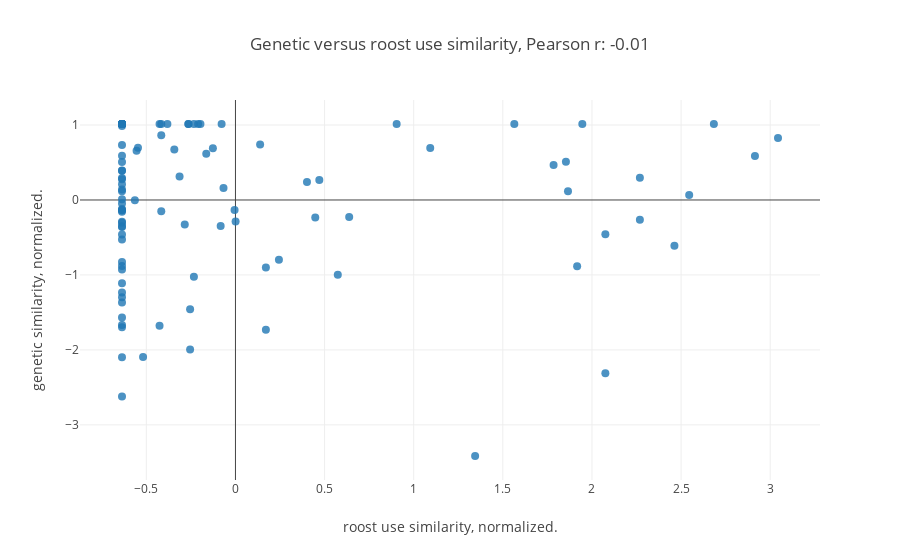

The cell this chart's notebook holds for it:
### Code cell
### get ana's data onto matrix format, extract sorted vector to compare with others.

Ana_mat= np.array([[Anatree[y][x] for x in Ana_names] for y in Ana_names])
iuANA= np.triu_indices(Ana_mat.shape[0],1)
roost_diss_vector= Ana_mat[iuANA]

## get the same vector from genetic distances.
Ana_gen= np.array([[1 - Ind_asso[y][x] for x in Ana_names] for y in Ana_names])
gen_dist_vector= Ana_gen[iuANA]

### now we normalize each and calculate Pearson's r.
roost_diss_vector= scale(roost_diss_vector)
gen_dist_vector= scale(gen_dist_vector)

pear= pearsonr(roost_diss_vector,gen_dist_vector)[0]
## Now we plot one against the other before proceeding to a test of it's significance.

fig_gen_to_dist= [go.Scatter(
    x= roost_diss_vector,
    y= gen_dist_vector,
    type='scatter',
    mode= "markers",
    marker= {
    'line': {'width': 0},
    'size': 8,
    'symbol': 'circle',
  "opacity": .8
  }
)]

layout= go.Layout(
    title= 'Genetic versus roost use similarity, Pearson r: {}'.format(round(pear,3)),
    xaxis= dict(
        title= 'roost use similarity, normalized.'
    ),
    yaxis= dict(
        title= 'genetic similarity, normalized.'
    )
)


fig = go.Figure(data=fig_gen_to_dist, layout=layout)
iplot(fig)

### Figure 1 — Plotly figure (JSON) as saved in the notebook; plotly's stock layout.template omitted (floating-point values rounded to 4 significant figures)
{"data": [{"marker": {"line": {"width": 0}, "opacity": 0.8, "size": 8, "symbol": "circle"}, "mode": "markers", "type": "scatter", "x": [0.4477, -0.6365, -0.4259, -0.6365, -0.6365, -0.2545, 0.638, 1.093, 0.9043, -0.6365, -0.5644, -0.6365, -0.6365, -0.6365, -0.6365, -0.6365, -0.6365, -0.6365, -0.6365, 2.269, 2.914, 1.345, -0.6365, -0.06706, -0.5469, -0.5547, -0.6365, -0.2332, 0.1707, 0.5741, -0.2332, -0.6365, -0.6365, -0.6365, -0.6365, -0.6365, -0.6365, -0.6365, -0.6365, -0.07771, -0.2641, -0.2641, -0.6365, -0.6365, -0.6365, -0.6365, -0.6365, -0.6365, -0.6365, -0.6365, 0.4705, -0.5184, -0.6365, -0.6365, -0.6365, -0.6365, -0.6365, -0.6365, -0.6365, -0.6365, -0.1639, -0.6365, -0.6365, -0.4259, -0.3431, -0.08304, -0.2845, -0.3135, 0.1383, -0.6365, -0.6365, -0.005078, -0.2545, -0.2094, 0.0007333, -0.3818, 0.1707, 1.946, 1.785, -0.6365, -0.1266, -0.6365, -0.6365, -0.6365, 2.269, -0.6365, 0.4012, -0.6365, -0.6365, -0.6365, -0.4162, -0.4162, 0.2438, -0.1964, -0.4162, 1.854, 1.564, 1.866, 2.075, 2.545, 2.684, 2.075, 1.917, 2.463, 3.044], "y": [-0.2353, -0.1565, -1.677, -1.569, 1.014, -1.994, -0.2273, 0.6948, 1.014, -1.668, -0.004994, 1.014, 1.014, -2.099, -0.1219, -0.362, -0.9288, 1.014, -0.2893, -0.2645, 0.5867, -3.415, 0.1164, 0.1615, 0.6965, 0.6558, 0.009178, 1.014, -0.9005, -0.9979, -1.023, 1.014, 1.014, 1.014, 0.2758, 0.5885, 1.014, -0.8801, 1.014, 1.014, 1.014, 1.014, -0.3035, -1.296, -0.0484, -1.697, -1.11, 0.5079, -0.5267, -2.621, 0.2678, -2.095, 0.7337, -0.3496, 0.3909, -0.4594, 1.014, 0.3918, 1.014, -0.137, 0.6168, 1.014, 1.014, 1.014, 0.6744, -0.346, -0.3274, 0.313, 0.7417, 1.014, -0.1361, -0.1343, -1.457, 1.014, -0.2858, 1.014, -1.732, 1.014, 0.4653, -1.368, 0.6886, 0.988, 0.2102, -0.8261, 0.2953, 0.1403, 0.2404, 0.2935, 1.014, -1.234, 0.8622, 1.014, -0.7969, 1.014, -0.1494, 0.5114, 1.014, 0.1172, -0.4567, 0.06764, 1.014, -2.311, -0.8846, -0.6109, 0.8276]}], "layout": {"title": "Genetic versus roost use similarity, Pearson r: -0.01", "xaxis": {"title": "roost use similarity, normalized."}, "yaxis": {"title": "genetic similarity, normalized."}}}
